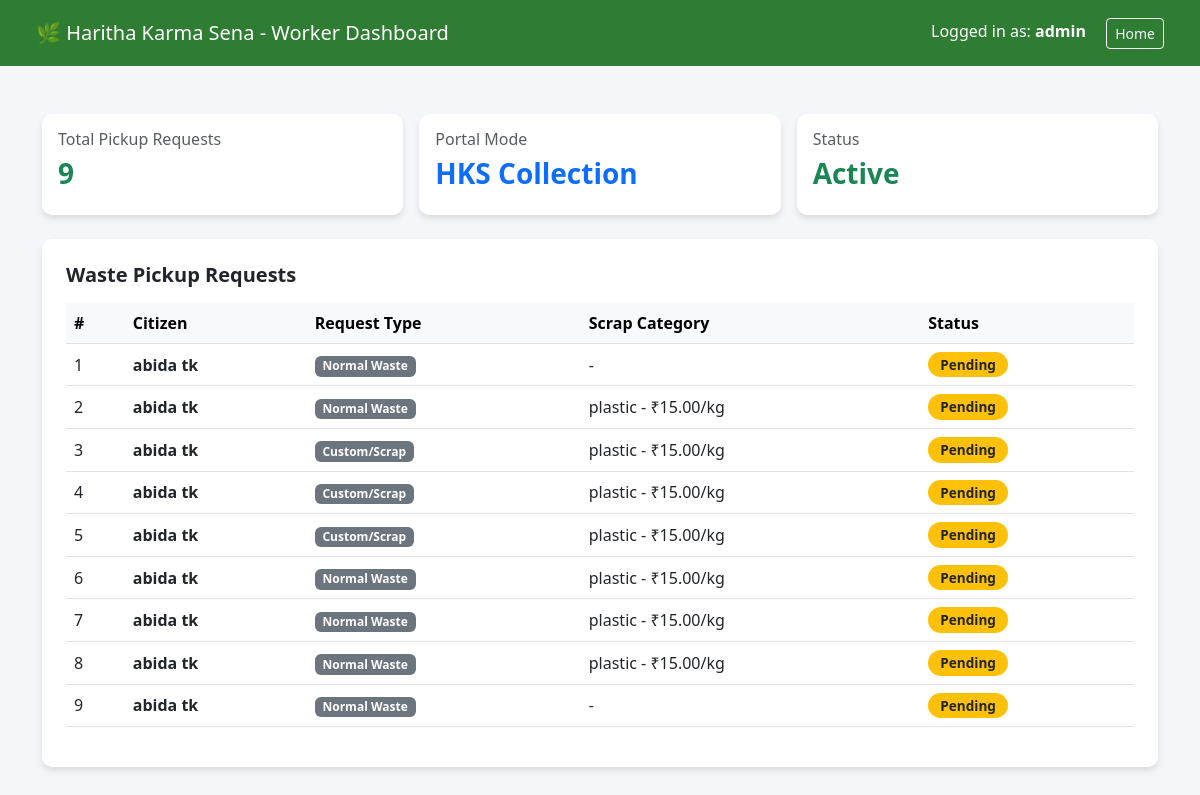
The app's page /worker-dashboard/ (signed in) with its own data.
### waste_app/models.py (models this page shows, shortened)
class WasteRequest(models.Model):
    REQUEST_TYPE = [
        ('normal', 'Normal Waste'),
        ('custom', 'Custom/Scrap'),
    ]
    STATUS_CHOICES = [
        ('pending', 'Pending'),
        ('accepted', 'Accepted by HKS'),
        ('scheduled', 'Scheduled'),
        ('completed', 'Completed'),
        ('cancelled', 'Cancelled'),
    ]
    citizen = models.ForeignKey(User, on_delete=models.CASCADE, related_name='requests')
    request_type = models.CharField(max_length=20, choices=REQUEST_TYPE)
    status = models.CharField(max_length=20, choices=STATUS_CHOICES, default='pending')
    scrap_category = models.ForeignKey(ScrapCategory, on_delete=models.SET_NULL, null=True, blank=True)
    quantity = models.FloatField(null=True, blank=True)
    scrap_image = models.ImageField(upload_to='scrap_images/', null=True, blank=True)
    estimated_amount = models.DecimalField(max_digits=10, decimal_places=2, default=0.00)
    scheduled_date = models.DateField(null=True, blank=True)
    normal_waste_items = models.TextField(null=True, blank=True)
    created_at = models.DateTimeField(auto_now_add=True)

class ScrapCategory(models.Model):
    name = models.CharField(max_length=100)
    rate_per_kg = models.DecimalField(max_digits=7, decimal_places=2)
    def __str__(self):
        return f"{self.name} - ₹{self.rate_per_kg}/kg"

### waste_app/views.py (the view)
# urls.py: path('worker-dashboard/', views.worker_dashboard, name='worker_dashboard'),
@login_required
def worker_dashboard(request):
    all_requests = WasteRequest.objects.all().order_by('-created_at')
    return render(request, 'waste_app/worker_dashboard.html', {'requests': all_requests})

### waste_app/templates/waste_app/worker_dashboard.html (shortened to what this page needs)
<!DOCTYPE html>
<html lang="en">
<head>
    <link href="https://cdn.jsdelivr.net/npm/bootstrap@5.3.0/dist/css/bootstrap.min.css" rel="stylesheet">
</head>
<body>
    <nav class="navbar navbar-custom px-4 py-3">
        <div class="container-fluid">
            <span class="navbar-brand mb-0 h1 text-white">🌿 Haritha Karma Sena - Worker Dashboard</span>
            <div>
                <span class="me-3">Logged in as: <strong>{{ request.user.username }}</strong></span>
                <a href="/" class="btn btn-sm btn-outline-light">Home</a>
            </div>
        </div>
    </nav>
    <div class="container my-5">
        <div class="row g-3 mb-4">
            <div class="col-md-4">
                <div class="card card-custom p-3 bg-white">
                    <h6 class="text-muted">Total Pickup Requests</h6>
                    <h3 class="fw-bold text-success">{{ requests|length|default:"0" }}</h3>
                </div>
            </div>
            <div class="col-md-4">
                <div class="card card-custom p-3 bg-white">
                    <h6 class="text-muted">Portal Mode</h6>
                    <h3 class="fw-bold text-primary">HKS Collection</h3>
                </div>
            </div>
            <div class="col-md-4">
                <div class="card card-custom p-3 bg-white">
                    <h6 class="text-muted">Status</h6>
                    <h3 class="fw-bold text-success">Active</h3>
                </div>
            </div>
        </div>
        <div class="card card-custom bg-white p-4">
            <h5 class="fw-bold mb-3">Waste Pickup Requests</h5>
            <div class="table-responsive">
                <table class="table table-hover align-middle">
                    <thead class="table-light">
                        <tr>
                            <th>#</th>
                            <th>Citizen</th>
                            <th>Request Type</th>
                            <th>Scrap Category</th>
                            <th>Status</th>
                        </tr>
                    </thead>
                    <tbody>
                        {% for item in requests %}
                        <tr>
                            <td>{{ forloop.counter }}</td>
                            <td>
                                <strong>{{ item.citizen.get_full_name|default:item.citizen.username }}</strong>
                            </td>
                            <td>
                                <span class="badge bg-secondary">{{ item.get_request_type_display|default:item.request_type }}</span>
                            </td>
                            <td>
                                {{ item.scrap_category|default:"-" }}
                            </td>
                            <td>
                                {% if item.status == 'pending' %}
                                    <span class="badge bg-warning text-dark status-badge">Pending</span>
                                {% elif item.status == 'completed' %}
                                    <span class="badge bg-success status-badge">Completed</span>
                                {% elif item.status == 'accepted' %}
                                    <span class="badge bg-info text-dark status-badge">Accepted by HKS</span>
                                {% else %}
                                    <span class="badge bg-primary status-badge">{{ item.get_status_display|default:item.status }}</span>
                                {% endif %}
                            </td>
                        </tr>
                        {% empty %}
                        <tr>
                            <td colspan="5" class="text-center py-4 text-muted">
                                റിക്വസ്റ്റുകളൊന്നും നിലവിലില്ല (No pickup requests found).
                            </td>
                        </tr>
                        {% endfor %}
                    </tbody>
                </table>
            </div>
        </div>
    </div>
</body>
</html>

### waste_app/templates/waste_app/worker_dashboard.html (style rules this page uses)
body { background-color: #f4f6f9; font-family: 'Segoe UI', Tahoma, Geneva, Verdana, sans-serif; }
.navbar-custom { background-color: #2e7d32; color: white; }
.card-custom { border-radius: 10px; border: none; box-shadow: 0 4px 6px rgba(0,0,0,0.1); }
.status-badge { font-size: 0.85rem; padding: 6px 12px; border-radius: 20px; }

### records on screen
WasteRequest: citizen.get_full_name "abida tk", request_type "Normal Waste", scrap_category "-", status "Pending"
WasteRequest: citizen.get_full_name "abida tk", request_type "Normal Waste", scrap_category "plastic - ₹15.00/kg", status "Pending"
WasteRequest: citizen.get_full_name "abida tk", request_type "Custom/Scrap", scrap_category "plastic - ₹15.00/kg", status "Pending"
WasteRequest: citizen.get_full_name "abida tk", request_type "Custom/Scrap", scrap_category "plastic - ₹15.00/kg", status "Pending"
WasteRequest: citizen.get_full_name "abida tk", request_type "Custom/Scrap", scrap_category "plastic - ₹15.00/kg", status "Pending"
WasteRequest: citizen.get_full_name "abida tk", request_type "Normal Waste", scrap_category "plastic - ₹15.00/kg", status "Pending"
WasteRequest: citizen.get_full_name "abida tk", request_type "Normal Waste", scrap_category "plastic - ₹15.00/kg", status "Pending"
WasteRequest: citizen.get_full_name "abida tk", request_type "Normal Waste", scrap_category "plastic - ₹15.00/kg", status "Pending"
WasteRequest: citizen.get_full_name "abida tk", request_type "Normal Waste", scrap_category "-", status "Pending"

### other values on screen
{{ request.user.username }} "admin"
{{ requests|length|default:"0" }} "9"
